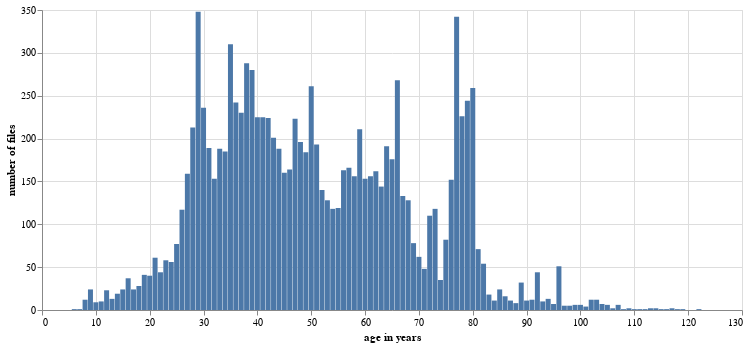

Notebook source saved alongside this figure:
### Code cell
age_counts = df2020["years_old"].value_counts().to_frame().reset_index()
age_counts.columns = ["age", "count"]
alt.Chart(age_counts.loc[age_counts["age"] < 130]).mark_bar().encode(
    x=alt.X("age:Q", title="age in years"),
    y=alt.Y("count", title="number of files"),
    tooltip=["age", "count"],
).properties(width=700)

### Figure 1 — Vega-Lite specification as saved in the notebook (floating-point values rounded to 4 significant figures)
{"config": {"view": {"continuousWidth": 400, "continuousHeight": 300}}, "data": {"name": "data-60aec3b40d91a19751317419c994add1"}, "mark": "bar", "encoding": {"tooltip": [{"field": "age", "type": "quantitative"}, {"field": "count", "type": "quantitative"}], "x": {"field": "age", "title": "age in years", "type": "quantitative"}, "y": {"field": "count", "title": "number of files", "type": "quantitative"}}, "width": 700, "$schema": "https://vega.github.io/schema/vega-lite/v4.17.0.json", "datasets": {"data-60aec3b40d91a19751317419c994add1": [{"age": 29, "count": 348}, {"age": 77, "count": 342}, {"age": 35, "count": 310}, {"age": 38, "count": 288}, {"age": 39, "count": 280}, {"age": 66, "count": 268}, {"age": 50, "count": 261}, {"age": 80, "count": 259}, {"age": 79, "count": 244}, {"age": 36, "count": 242}, {"age": 30, "count": 236}, {"age": 37, "count": 230}, {"age": 78, "count": 226}, {"age": 40, "count": 225}, {"age": 41, "count": 225}, {"age": 42, "count": 224}, {"age": 47, "count": 223}, {"age": 28, "count": 213}, {"age": 59, "count": 211}, {"age": 43, "count": 201}, {"age": 48, "count": 196}, {"age": 51, "count": 193}, {"age": 64, "count": 191}, {"age": 31, "count": 189}, {"age": 44, "count": 188}, {"age": 33, "count": 188}, {"age": 34, "count": 185}, {"age": 49, "count": 184}, {"age": 65, "count": 176}, {"age": 57, "count": 166}, {"age": 46, "count": 164}, {"age": 56, "count": 163}, {"age": 62, "count": 162}, {"age": 45, "count": 160}, {"age": 27, "count": 159}, {"age": 61, "count": 156}, {"age": 58, "count": 156}, {"age": 32, "count": 153}, {"age": 60, "count": 153}, {"age": 76, "count": 152}, {"age": 63, "count": 144}, {"age": 52, "count": 140}, {"age": 67, "count": 133}, {"age": 68, "count": 128}, {"age": 53, "count": 128}, {"age": 55, "count": 119}, {"age": 73, "count": 118}, {"age": 54, "count": 118}, {"age": 26, "count": 117}, {"age": 72, "count": 110}, {"age": 75, "count": 82}, {"age": 69, "count": 78}, {"age": 25, "count": 77}, {"age": 81, "count": 71}, {"age": 70, "count": 62}, {"age": 21, "count": 61}, {"age": 23, "count": 58}, {"age": 24, "count": 56}, {"age": 82, "count": 54}, {"age": 96, "count": 51}, {"age": 71, "count": 48}, {"age": 92, "count": 44}, {"age": 22, "count": 44}, {"age": 19, "count": 41}, {"age": 20, "count": 40}, {"age": 16, "count": 37}, {"age": 74, "count": 35}, {"age": 89, "count": 32}, {"age": 18, "count": 28}, {"age": 15, "count": 24}, {"age": 9, "count": 24}, {"age": 17, "count": 24}, {"age": 85, "count": 24}, {"age": 12, "count": 23}, {"age": 14, "count": 19}, {"age": 83, "count": 18}, {"age": 86, "count": 16}, {"age": 13, "count": 13}, {"age": 94, "count": 13}, {"age": 91, "count": 12}, {"age": 8, "count": 12}, {"age": 102, "count": 12}, {"age": 103, "count": 12}, {"age": 84, "count": 11}, {"age": 87, "count": 11}, {"age": 90, "count": 11}, {"age": 93, "count": 10}, {"age": 11, "count": 10}, {"age": 10, "count": 9}, {"age": 88, "count": 8}, {"age": 95, "count": 7}, {"age": 104, "count": 7}, {"age": 100, "count": 6}, {"age": 99, "count": 6}, {"age": 105, "count": 6}, {"age": 107, "count": 6}, {"age": 98, "count": 5}, {"age": 97, "count": 5}, {"age": 101, "count": 4}, {"age": 113, "count": 2}, {"age": 109, "count": 2}, {"age": 106, "count": 2}, {"age": 114, "count": 2}, {"age": 117, "count": 2}, {"age": 6, "count": 1}, {"age": 122, "count": 1}, {"age": 108, "count": 1}, {"age": 110, "count": 1}, {"age": 111, "count": 1}, {"age": 112, "count": 1}, {"age": 115, "count": 1}, {"age": 116, "count": 1}, {"age": 118, "count": 1}, {"age": 119, "count": 1}, {"age": 7, "count": 1}]}}
